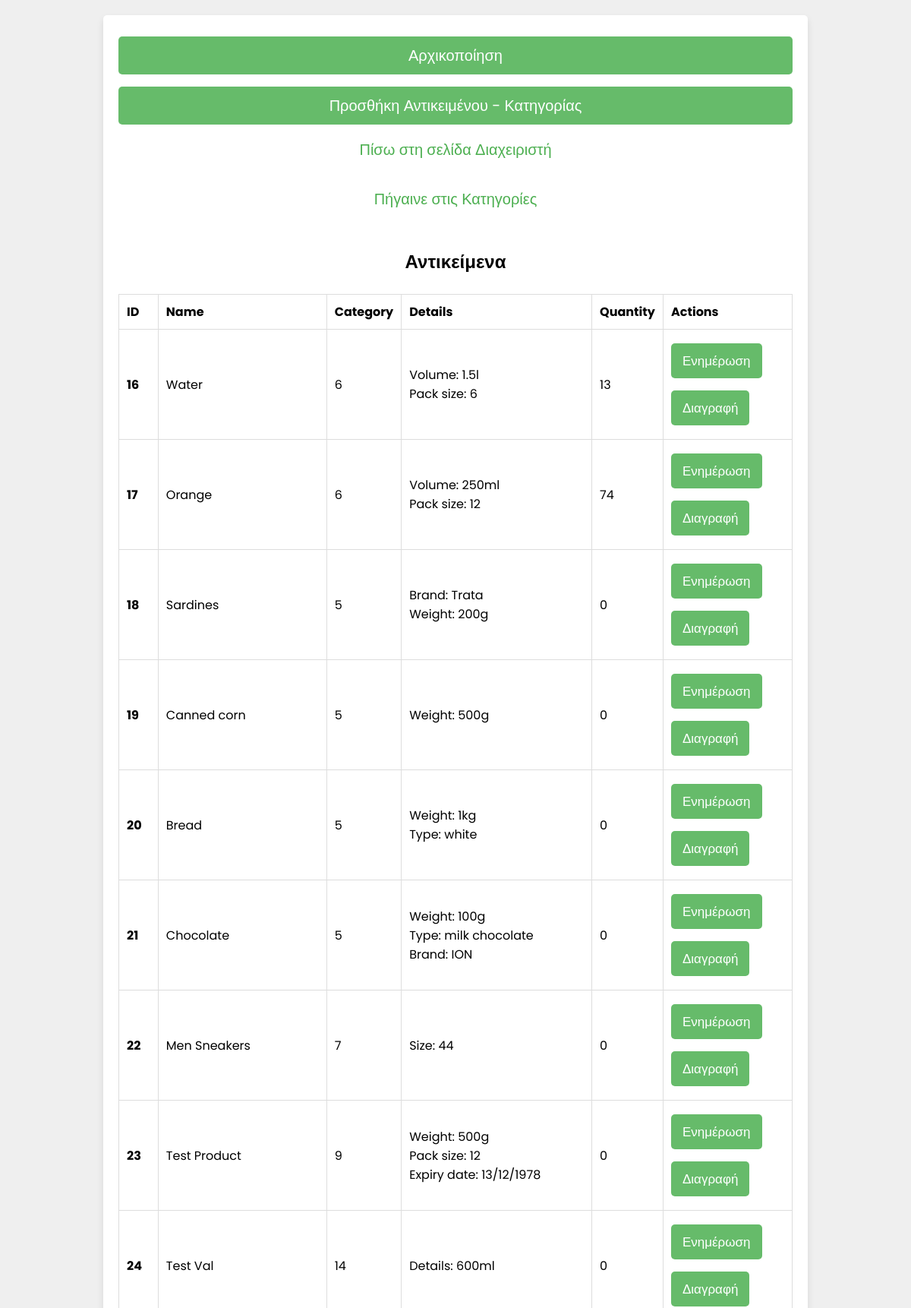
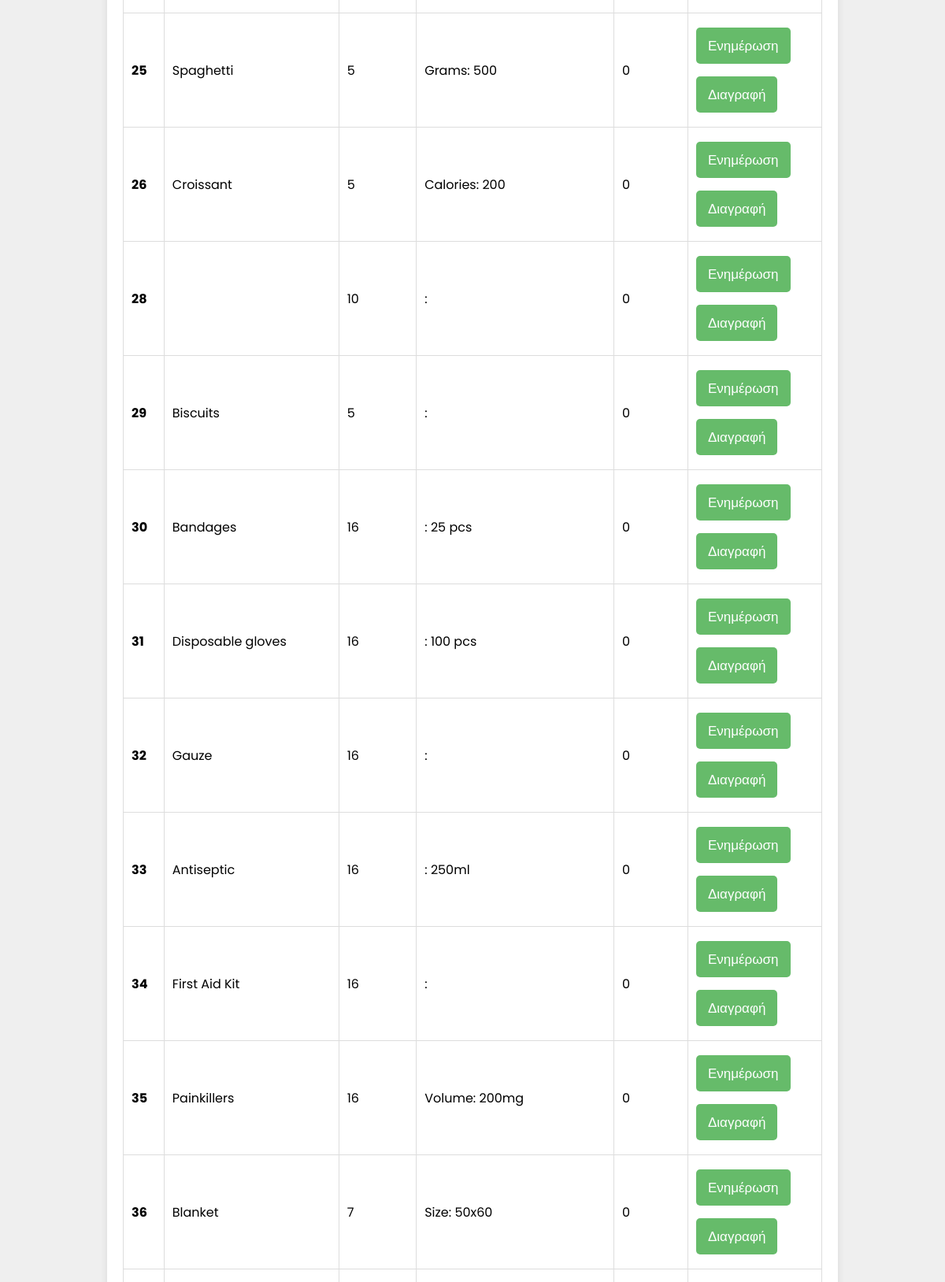
Screenshot of /manage_database.php (signed in, upper part) with the database file from the repository (2 pictures, top to bottom).
### tables this page shows
CREATE TABLE `items` (
  `id` int(255) NOT NULL,
  `name` varchar(255) NOT NULL,
  `category` int(255) NOT NULL,
  `details` longtext NOT NULL,
  `quantity` int(255) NOT NULL
);

### manage_database.php (the view, shortened to what this page needs)
<?php
@include 'config.php';
?>
<!DOCTYPE html>
<html lang="el">
<head>
    <link rel="stylesheet" href="css/style.css">
</head>
<body>
    <div class="form-container">
        <form id="initialize_form" action="" method="post">
            <input type="button" id="initialize_button" class="form-btn" value="Αρχικοποίηση" onclick="confirmInitialization();"><br>
            <input type="button" id="j_button" class="form-btn" onclick="window.location.href = 'add_to_database.php'" value="Προσθήκη Αντικειμένου - Κατηγορίας"><br>
            <p><a href="admin_page.php">Πίσω στη σελίδα Διαχειριστή</a></p><br>
            <p><a id="link" href="#categories_target">Πήγαινε στις Κατηγορίες</a></p>
            <br><br>
            <h2>Αντικείμενα</h2><br>
            <table class="table" id="jsonItemsTable">
                <thead>
                    <tr>
                        <th scope="col">ID</th>
                        <th scope="col">Name</th>
                        <th scope="col">Category</th>
                        <th scope="col">Details</th>
                        <th scope="col">Quantity</th>
                        <th scope="col">Actions</th>
                    </tr>
                </thead>
                <tbody>
                    <?php
                    $result = mysqli_query($conn, "SELECT * FROM items");
                    if ($result) {
                        while ($row = mysqli_fetch_assoc($result)) {
                            $details_array = json_decode($row['details'], true);
                            $details_formatted = "";
                            foreach ($details_array as $detail) {
                                $details_formatted .= ucfirst($detail['detail_name']) . ': ' . $detail['detail_value'] . '<br>';
                            }
                            echo '<tr>
                                <th scope="row">'.$row['id'].'</th>
                                <td>'.$row['name'].'</td>
                                <td>'.$row['category'].'</td>
                                <td>'.$details_formatted.'</td>
                                <td>'.$row['quantity'].'</td>
                                <td>
                                <button class="update-btn form-btn"><a href="update.php?updateid='.$row['id'].'&is_a=item">Ενημέρωση</a></button>
                                <button class="delete-btn form-btn"><a href="delete.php?deleteid='.$row['id'].'&is_a=item">Διαγραφή</a></button>
                                </td>
                            </tr>';
                        }
                    }
                    ?>
                </tbody>
            </table>
            <br>
            <div id="categories_target"></div><br>
            <br>
            <h2>Κατηγορίες</h2><br>
        </form>
    </div>
</body>
</html>

### css/style.css (style rules this page uses)
html { scroll-behavior: smooth; font-size: 16px; }
* { font-family: 'Poppins', sans-serif; margin: 0; padding: 0; box-sizing: border-box; outline: none; border: none; text-decoration: none; }
.form-container { min-height: 100vh; display: flex; align-items: center; justify-content: center; padding: 1.25rem; padding-bottom: 3.75rem; background: #efefef; }
.form-container form { padding: 1.25rem; border-radius: 0.3125rem; box-shadow: 0 0.3125rem 0.625rem rgba(0, 0, 0, .1); background: #FFF; text-align: center; max-width: 80%; width: 100%; }
.form-container form input, .form-container form select, .form-container form textarea { width: 100%; padding: 0.625rem 0.9375rem; font-size: 1.0625rem; margin: 0.5rem 0; background: #E0F7FA; border-radius: 0.3125rem; }
.form-container form .form-btn { background: #66BB6A; color: #FFF; text-transform: capitalize; font-size: 1.25rem; cursor: pointer; }
.form-container form p { margin-top: 0.625rem; font-size: 1.25rem; color: #333; }
.form-container form p a { color: #4CAF50; }
table { width: 100%; border-collapse: collapse; }
th, td { padding: 0.625rem; border: 0.0625rem solid #ddd; text-align: left; }
.form-container form button.form-btn { width: fit-content; padding: 0.625rem 0.9375rem; font-size: 1.0625rem; margin: 0.5rem 0; background: #66BB6A; color: #FFF; border-radius: 0.3125rem; }
button { width: fit-content; padding: 0.5rem 0.75rem; margin: 0.5rem 0; background: #66BB6A; color: #FFF; border-radius: 0.3125rem; }
.update-btn, .delete-btn { background: #66BB6A; color: #FFF; border: none; padding: 0.5rem 0.75rem; cursor: pointer; border-radius: 0.3125rem; }
.update-btn a, .delete-btn a { color: #FFF; text-decoration: none; }

### rows the page displays
items: id "16", name "Water", category "6", detail_name "Volume", detail_value "1.5l", detail_name "Pack size", detail_value "6", quantity "13"
items: id "17", name "Orange", category "6", detail_name "Volume", detail_value "250ml", detail_name "Pack size", detail_value "12", quantity "74"
items: id "18", name "Sardines", category "5", detail_name "Brand", detail_value "Trata", detail_name "Weight", detail_value "200g", quantity "0"
items: id "19", name "Canned corn", category "5", detail_name "Weight", detail_value "500g", quantity "0"
items: id "20", name "Bread", category "5", detail_name "Weight", detail_value "1kg", detail_name "Type", detail_value "white", quantity "0"
items: id "21", name "Chocolate", category "5", detail_name "Weight", detail_value "100g", detail_name "Type", detail_value "milk chocolate", detail_name "Brand", detail_value "ION", quantity "0"
items: id "22", name "Men Sneakers", category "7", detail_name "Size", detail_value "44", quantity "0"
items: id "23", name "Test Product", category "9", detail_name "Weight", detail_value "500g", detail_name "Pack size", detail_value "12", detail_name "Expiry date", detail_value "13/12/1978", quantity "0"
items: id "24", name "Test Val", category "14", detail_name "Details", detail_value "600ml", quantity "0"
items: id "25", name "Spaghetti", category "5", detail_name "Grams", detail_value "500", quantity "0"
items: id "26", name "Croissant", category "5", detail_name "Calories", detail_value "200", quantity "0"
items: id "28", category "10", quantity "0"
items: id "29", name "Biscuits", category "5", quantity "0"
items: id "30", name "Bandages", category "16", detail_value "25 pcs", quantity "0"
items: id "31", name "Disposable gloves", category "16", detail_value "100 pcs", quantity "0"
items: id "32", name "Gauze", category "16", quantity "0"
items: id "33", name "Antiseptic", category "16", detail_value "250ml", quantity "0"
items: id "34", name "First Aid Kit", category "16", quantity "0"
items: id "35", name "Painkillers", category "16", detail_name "Volume", detail_value "200mg", quantity "0"
items: id "36", name "Blanket", category "7", detail_name "Size", detail_value "50x60", quantity "0"
